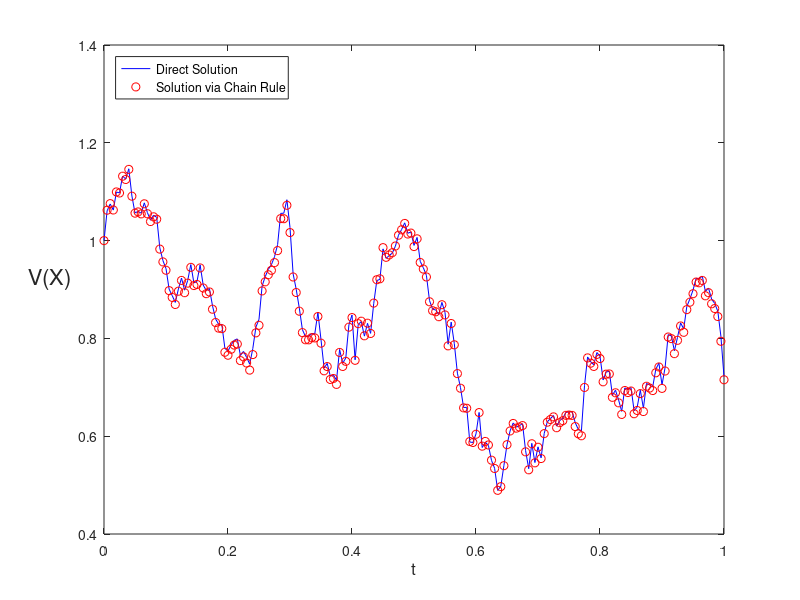

This figure's MATLAB source:
%CHAIN  Test stochastic Chain Rule
%
% Solve SDE for V(X) = sqrt(X) where X solves 
%         dX = (alpha - X) dt + beta sqrt(X) dW,   X(0) = Xzero,
%      with alpha = 2, beta = 1 and Xzero = 1.
% Xem1 is Euler-Maruyama solution for X. 
% Xem2 is Euler-Maruyama solution of SDE for V from Chain Rule.
% Hence, we compare sqrt(Xem1) and Xem2.
% Note: abs is used for safety inside sqrt, but has no effect in this case.

rng(100,'v5normal');
alpha = 2; beta = 1; T = 1; N = 200; dt = T/N;  % Problem parameters
Xzero = 1; Xzero2 = sqrt(Xzero);                % 

Dt = dt;                                        % EM steps of size Dt = dt
Xem1 = zeros(1,N); Xem2 = zeros(1,N);           % preallocate for efficiency 
Xtemp1 = Xzero;  Xtemp2 = Xzero2;
for j = 1:N
   Winc = sqrt(dt)*randn;  
   f1 = (alpha-Xtemp1);
   g1 = beta*sqrt(abs(Xtemp1));
   Xtemp1 = Xtemp1 + Dt*f1 + Winc*g1;
   Xem1(j) = Xtemp1;
   f2 = (4*alpha-beta^2)/(8*Xtemp2) - Xtemp2/2;
   g2 = beta/2;
   Xtemp2 = Xtemp2 + Dt*f2 + Winc*g2;
   Xem2(j) = Xtemp2;
end

plot(0:Dt:T,sqrt([Xzero,abs(Xem1)]),'b-',0:Dt:T,[Xzero,Xem2],'ro')
legend('Direct Solution','Solution via Chain Rule','location','northwest')
xlabel('t','FontSize',12) 
ylabel('V(X)','FontSize',16,'Rotation',0,'HorizontalAlignment','right')

% suppress code analyzer message
%#ok<*NOPTS>

Xdiff = norm(sqrt(Xem1) - Xem2,'inf')